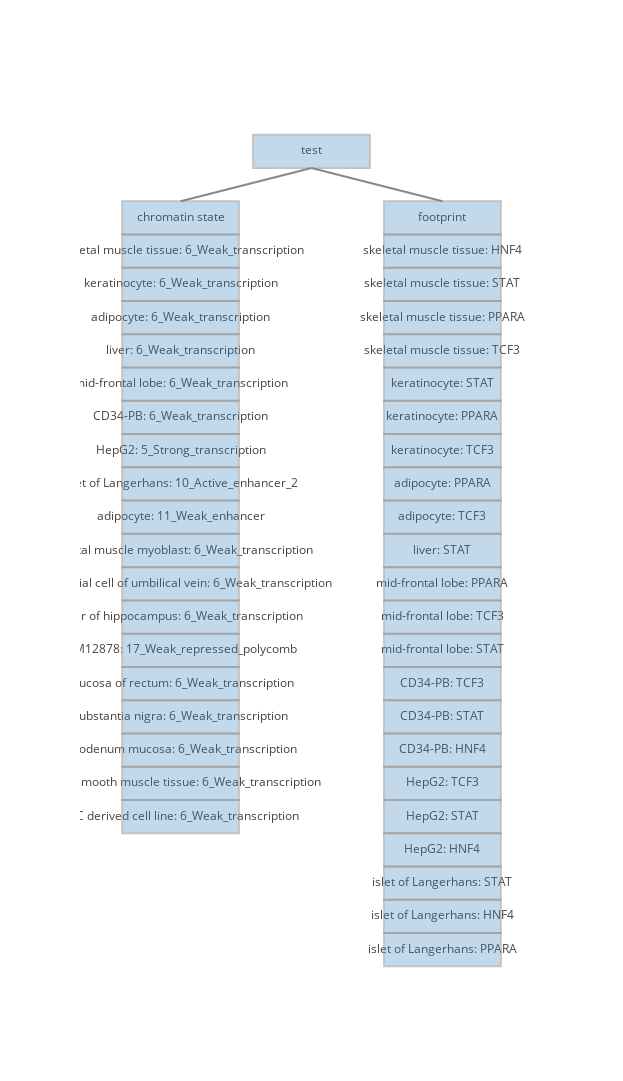

Notebook source saved alongside this figure:
### Code cell
iplot(make_graph(var_data=thing, var_name="test",box_height=4, biosamples=["skeletal muscle tissue"]))

### Figure 1 — Plotly figure (JSON) as saved in the notebook; plotly's stock layout.template omitted (floating-point values rounded to 4 significant figures)
{"data": [{"hoverinfo": "closest", "marker": {"color": [], "line": {"width": 10}, "opacity": 0, "size": 10}, "mode": "markers+text", "text": ["test", "chromatin state", "skeletal muscle tissue: 6_Weak_transcription", "keratinocyte: 6_Weak_transcription", "adipocyte: 6_Weak_transcription", "liver: 6_Weak_transcription", "mid-frontal lobe: 6_Weak_transcription", "CD34-PB: 6_Weak_transcription", "HepG2: 5_Strong_transcription", "islet of Langerhans: 10_Active_enhancer_2", "adipocyte: 11_Weak_enhancer", "skeletal muscle myoblast: 6_Weak_transcription", "endothelial cell of umbilical vein: 6_Weak_transcription", "layer of hippocampus: 6_Weak_transcription", "GM12878: 17_Weak_repressed_polycomb", "mucosa of rectum: 6_Weak_transcription", "substantia nigra: 6_Weak_transcription", "duodenum mucosa: 6_Weak_transcription", "rectal smooth muscle tissue: 6_Weak_transcription", "ESC derived cell line: 6_Weak_transcription", "footprint", "skeletal muscle tissue: HNF4", "skeletal muscle tissue: STAT", "skeletal muscle tissue: PPARA", "skeletal muscle tissue: TCF3", "keratinocyte: STAT", "keratinocyte: PPARA", "keratinocyte: TCF3", "adipocyte: PPARA", "adipocyte: TCF3", "liver: STAT", "mid-frontal lobe: PPARA", "mid-frontal lobe: TCF3", "mid-frontal lobe: STAT", "CD34-PB: TCF3", "CD34-PB: STAT", "CD34-PB: HNF4", "HepG2: TCF3", "HepG2: STAT", "HepG2: HNF4", "islet of Langerhans: STAT", "islet of Langerhans: HNF4", "islet of Langerhans: PPARA"], "type": "scatter", "x": [50, 4, 4, 4, 4, 4, 4, 4, 4, 4, 4, 4, 4, 4, 4, 4, 4, 4, 4, 4, 96, 96, 96, 96, 96, 96, 96, 96, 96, 96, 96, 96, 96, 96, 96, 96, 96, 96, 96, 96, 96, 96, 96, -21, 121], "y": [100, 92, 88, 84, 80, 76, 72, 68, 64, 60, 56, 52, 48, 44, 40, 36, 32, 28, 24, 20, 92, 88, 84, 80, 76, 72, 68, 64, 60, 56, 52, 48, 44, 40, 36, 32, 28, 24, 20, 16, 12, 8, 4, 4, 100]}, {"hoverinfo": "none", "line": {"color": "#888", "width": 2}, "mode": "lines", "type": "scatter", "x": [50, 4, null, 50, 96, null], "y": [98, 94, null, 98, 94, null]}], "layout": {"height": 1082.0, "shapes": [{"fillcolor": "rgba(55, 128, 191, 0.6)", "line": {"color": "#888", "width": 2}, "opacity": 0.5, "type": "rect", "x0": 29.5, "x1": 70.5, "xref": "x", "y0": 98, "y1": 102, "yref": "y"}, {"fillcolor": "rgba(55, 128, 191, 0.6)", "line": {"color": "#888", "width": 2}, "opacity": 0.5, "type": "rect", "x0": -16.5, "x1": 24.5, "xref": "x", "y0": 90, "y1": 94, "yref": "y"}, {"fillcolor": "rgba(55, 128, 191, 0.6)", "line": {"color": "#888", "width": 2}, "opacity": 0.5, "type": "rect", "x0": -16.5, "x1": 24.5, "xref": "x", "y0": 86, "y1": 90, "yref": "y"}, {"fillcolor": "rgba(55, 128, 191, 0.6)", "line": {"color": "#888", "width": 2}, "opacity": 0.5, "type": "rect", "x0": -16.5, "x1": 24.5, "xref": "x", "y0": 82, "y1": 86, "yref": "y"}, {"fillcolor": "rgba(55, 128, 191, 0.6)", "line": {"color": "#888", "width": 2}, "opacity": 0.5, "type": "rect", "x0": -16.5, "x1": 24.5, "xref": "x", "y0": 78, "y1": 82, "yref": "y"}, {"fillcolor": "rgba(55, 128, 191, 0.6)", "line": {"color": "#888", "width": 2}, "opacity": 0.5, "type": "rect", "x0": -16.5, "x1": 24.5, "xref": "x", "y0": 74, "y1": 78, "yref": "y"}, {"fillcolor": "rgba(55, 128, 191, 0.6)", "line": {"color": "#888", "width": 2}, "opacity": 0.5, "type": "rect", "x0": -16.5, "x1": 24.5, "xref": "x", "y0": 70, "y1": 74, "yref": "y"}, {"fillcolor": "rgba(55, 128, 191, 0.6)", "line": {"color": "#888", "width": 2}, "opacity": 0.5, "type": "rect", "x0": -16.5, "x1": 24.5, "xref": "x", "y0": 66, "y1": 70, "yref": "y"}, {"fillcolor": "rgba(55, 128, 191, 0.6)", "line": {"color": "#888", "width": 2}, "opacity": 0.5, "type": "rect", "x0": -16.5, "x1": 24.5, "xref": "x", "y0": 62, "y1": 66, "yref": "y"}, {"fillcolor": "rgba(55, 128, 191, 0.6)", "line": {"color": "#888", "width": 2}, "opacity": 0.5, "type": "rect", "x0": -16.5, "x1": 24.5, "xref": "x", "y0": 58, "y1": 62, "yref": "y"}, {"fillcolor": "rgba(55, 128, 191, 0.6)", "line": {"color": "#888", "width": 2}, "opacity": 0.5, "type": "rect", "x0": -16.5, "x1": 24.5, "xref": "x", "y0": 54, "y1": 58, "yref": "y"}, {"fillcolor": "rgba(55, 128, 191, 0.6)", "line": {"color": "#888", "width": 2}, "opacity": 0.5, "type": "rect", "x0": -16.5, "x1": 24.5, "xref": "x", "y0": 50, "y1": 54, "yref": "y"}, {"fillcolor": "rgba(55, 128, 191, 0.6)", "line": {"color": "#888", "width": 2}, "opacity": 0.5, "type": "rect", "x0": -16.5, "x1": 24.5, "xref": "x", "y0": 46, "y1": 50, "yref": "y"}, {"fillcolor": "rgba(55, 128, 191, 0.6)", "line": {"color": "#888", "width": 2}, "opacity": 0.5, "type": "rect", "x0": -16.5, "x1": 24.5, "xref": "x", "y0": 42, "y1": 46, "yref": "y"}, {"fillcolor": "rgba(55, 128, 191, 0.6)", "line": {"color": "#888", "width": 2}, "opacity": 0.5, "type": "rect", "x0": -16.5, "x1": 24.5, "xref": "x", "y0": 38, "y1": 42, "yref": "y"}, {"fillcolor": "rgba(55, 128, 191, 0.6)", "line": {"color": "#888", "width": 2}, "opacity": 0.5, "type": "rect", "x0": -16.5, "x1": 24.5, "xref": "x", "y0": 34, "y1": 38, "yref": "y"}, {"fillcolor": "rgba(55, 128, 191, 0.6)", "line": {"color": "#888", "width": 2}, "opacity": 0.5, "type": "rect", "x0": -16.5, "x1": 24.5, "xref": "x", "y0": 30, "y1": 34, "yref": "y"}, {"fillcolor": "rgba(55, 128, 191, 0.6)", "line": {"color": "#888", "width": 2}, "opacity": 0.5, "type": "rect", "x0": -16.5, "x1": 24.5, "xref": "x", "y0": 26, "y1": 30, "yref": "y"}, {"fillcolor": "rgba(55, 128, 191, 0.6)", "line": {"color": "#888", "width": 2}, "opacity": 0.5, "type": "rect", "x0": -16.5, "x1": 24.5, "xref": "x", "y0": 22, "y1": 26, "yref": "y"}, {"fillcolor": "rgba(55, 128, 191, 0.6)", "line": {"color": "#888", "width": 2}, "opacity": 0.5, "type": "rect", "x0": -16.5, "x1": 24.5, "xref": "x", "y0": 18, "y1": 22, "yref": "y"}, {"fillcolor": "rgba(55, 128, 191, 0.6)", "line": {"color": "#888", "width": 2}, "opacity": 0.5, "type": "rect", "x0": 75.5, "x1": 116.5, "xref": "x", "y0": 90, "y1": 94, "yref": "y"}, {"fillcolor": "rgba(55, 128, 191, 0.6)", "line": {"color": "#888", "width": 2}, "opacity": 0.5, "type": "rect", "x0": 75.5, "x1": 116.5, "xref": "x", "y0": 86, "y1": 90, "yref": "y"}, {"fillcolor": "rgba(55, 128, 191, 0.6)", "line": {"color": "#888", "width": 2}, "opacity": 0.5, "type": "rect", "x0": 75.5, "x1": 116.5, "xref": "x", "y0": 82, "y1": 86, "yref": "y"}, {"fillcolor": "rgba(55, 128, 191, 0.6)", "line": {"color": "#888", "width": 2}, "opacity": 0.5, "type": "rect", "x0": 75.5, "x1": 116.5, "xref": "x", "y0": 78, "y1": 82, "yref": "y"}, {"fillcolor": "rgba(55, 128, 191, 0.6)", "line": {"color": "#888", "width": 2}, "opacity": 0.5, "type": "rect", "x0": 75.5, "x1": 116.5, "xref": "x", "y0": 74, "y1": 78, "yref": "y"}, {"fillcolor": "rgba(55, 128, 191, 0.6)", "line": {"color": "#888", "width": 2}, "opacity": 0.5, "type": "rect", "x0": 75.5, "x1": 116.5, "xref": "x", "y0": 70, "y1": 74, "yref": "y"}, {"fillcolor": "rgba(55, 128, 191, 0.6)", "line": {"color": "#888", "width": 2}, "opacity": 0.5, "type": "rect", "x0": 75.5, "x1": 116.5, "xref": "x", "y0": 66, "y1": 70, "yref": "y"}, {"fillcolor": "rgba(55, 128, 191, 0.6)", "line": {"color": "#888", "width": 2}, "opacity": 0.5, "type": "rect", "x0": 75.5, "x1": 116.5, "xref": "x", "y0": 62, "y1": 66, "yref": "y"}, {"fillcolor": "rgba(55, 128, 191, 0.6)", "line": {"color": "#888", "width": 2}, "opacity": 0.5, "type": "rect", "x0": 75.5, "x1": 116.5, "xref": "x", "y0": 58, "y1": 62, "yref": "y"}, {"fillcolor": "rgba(55, 128, 191, 0.6)", "line": {"color": "#888", "width": 2}, "opacity": 0.5, "type": "rect", "x0": 75.5, "x1": 116.5, "xref": "x", "y0": 54, "y1": 58, "yref": "y"}, {"fillcolor": "rgba(55, 128, 191, 0.6)", "line": {"color": "#888", "width": 2}, "opacity": 0.5, "type": "rect", "x0": 75.5, "x1": 116.5, "xref": "x", "y0": 50, "y1": 54, "yref": "y"}, {"fillcolor": "rgba(55, 128, 191, 0.6)", "line": {"color": "#888", "width": 2}, "opacity": 0.5, "type": "rect", "x0": 75.5, "x1": 116.5, "xref": "x", "y0": 46, "y1": 50, "yref": "y"}, {"fillcolor": "rgba(55, 128, 191, 0.6)", "line": {"color": "#888", "width": 2}, "opacity": 0.5, "type": "rect", "x0": 75.5, "x1": 116.5, "xref": "x", "y0": 42, "y1": 46, "yref": "y"}, {"fillcolor": "rgba(55, 128, 191, 0.6)", "line": {"color": "#888", "width": 2}, "opacity": 0.5, "type": "rect", "x0": 75.5, "x1": 116.5, "xref": "x", "y0": 38, "y1": 42, "yref": "y"}, {"fillcolor": "rgba(55, 128, 191, 0.6)", "line": {"color": "#888", "width": 2}, "opacity": 0.5, "type": "rect", "x0": 75.5, "x1": 116.5, "xref": "x", "y0": 34, "y1": 38, "yref": "y"}, {"fillcolor": "rgba(55, 128, 191, 0.6)", "line": {"color": "#888", "width": 2}, "opacity": 0.5, "type": "rect", "x0": 75.5, "x1": 116.5, "xref": "x", "y0": 30, "y1": 34, "yref": "y"}, {"fillcolor": "rgba(55, 128, 191, 0.6)", "line": {"color": "#888", "width": 2}, "opacity": 0.5, "type": "rect", "x0": 75.5, "x1": 116.5, "xref": "x", "y0": 26, "y1": 30, "yref": "y"}, {"fillcolor": "rgba(55, 128, 191, 0.6)", "line": {"color": "#888", "width": 2}, "opacity": 0.5, "type": "rect", "x0": 75.5, "x1": 116.5, "xref": "x", "y0": 22, "y1": 26, "yref": "y"}, {"fillcolor": "rgba(55, 128, 191, 0.6)", "line": {"color": "#888", "width": 2}, "opacity": 0.5, "type": "rect", "x0": 75.5, "x1": 116.5, "xref": "x", "y0": 18, "y1": 22, "yref": "y"}, {"fillcolor": "rgba(55, 128, 191, 0.6)", "line": {"color": "#888", "width": 2}, "opacity": 0.5, "type": "rect", "x0": 75.5, "x1": 116.5, "xref": "x", "y0": 14, "y1": 18, "yref": "y"}, {"fillcolor": "rgba(55, 128, 191, 0.6)", "line": {"color": "#888", "width": 2}, "opacity": 0.5, "type": "rect", "x0": 75.5, "x1": 116.5, "xref": "x", "y0": 10, "y1": 14, "yref": "y"}, {"fillcolor": "rgba(55, 128, 191, 0.6)", "line": {"color": "#888", "width": 2}, "opacity": 0.5, "type": "rect", "x0": 75.5, "x1": 116.5, "xref": "x", "y0": 6, "y1": 10, "yref": "y"}, {"fillcolor": "rgba(55, 128, 191, 0.6)", "line": {"color": "#888", "width": 2}, "opacity": 0.5, "type": "rect", "x0": 75.5, "x1": 116.5, "xref": "x", "y0": 2, "y1": 6, "yref": "y"}], "showlegend": false, "width": 623.8, "xaxis": {"showgrid": false, "showline": false, "showticklabels": false, "ticks": "", "zeroline": false}, "yaxis": {"showgrid": false, "showline": false, "showticklabels": false, "ticks": "", "zeroline": false}}}
